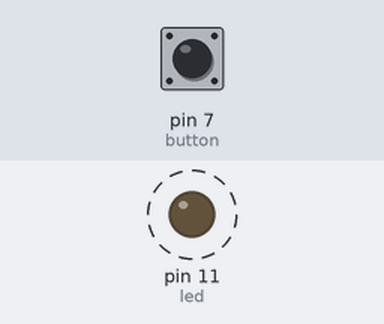
Bench run of a sketch on a simulated Arduino Uno, built with avr-gcc and run on an emulated ATmega328P. On the bench: output pins drawn as LEDs (lit = HIGH). Dashed ring = blinking. The test bench sets the inputs (shaded band); at power-on: pin 7 (button) LOW. What the sketch prints to the serial monitor is not drawn.

Above: at 1.2 s.
1.3 s: pin 7 (button) pulled HIGH for 3.2 s
At 1.3 s:
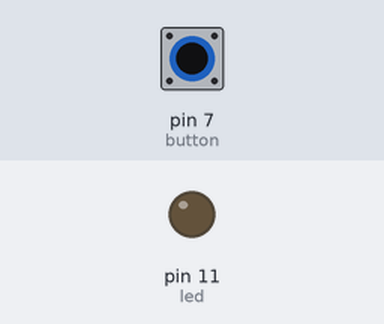
At 3.0 s:
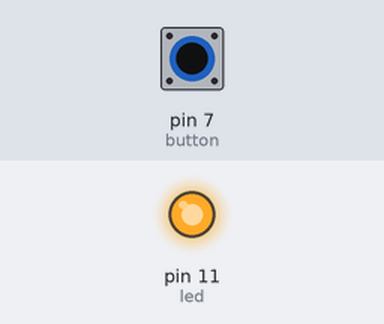
Timing chart, 0 to 12.0 s (numbered marks = the images above; inputs shaded):
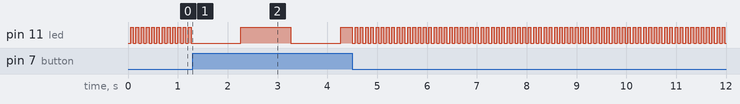

The sketch:

time.ino
```cpp
int interval = 50; // interval to control blink speed
long currentTime; // variable to store millis()
long lastTime; // timestamp for the last time we blinked

int led = 11;

boolean ledState = false;  // boolean for our led's state

int button = 7;

void setup() {
  Serial.begin(9600);
  pinMode(led, OUTPUT);
  pinMode(button, INPUT);
  lastTime = millis(); // set our timestamp when we turn on our program
}

void loop() {
  int reading = digitalRead(button); // read if our button is on or off

  currentTime = millis();
  if (currentTime - lastTime > interval) { // check the passage of time,
    ledState = !ledState; //if its more than our interval then change the led state
     lastTime = millis(); // update the timestamp so we can continue keeping track
  }
  if (ledState) {
    digitalWrite(led, HIGH);
  } else {
    digitalWrite(led, LOW);
  }
  Serial.println(reading);

  if (reading == 1) { //use the button to change the rate of blinking for our led
    interval = 1000;
  } else {
    interval = 50;
  }

}
```
